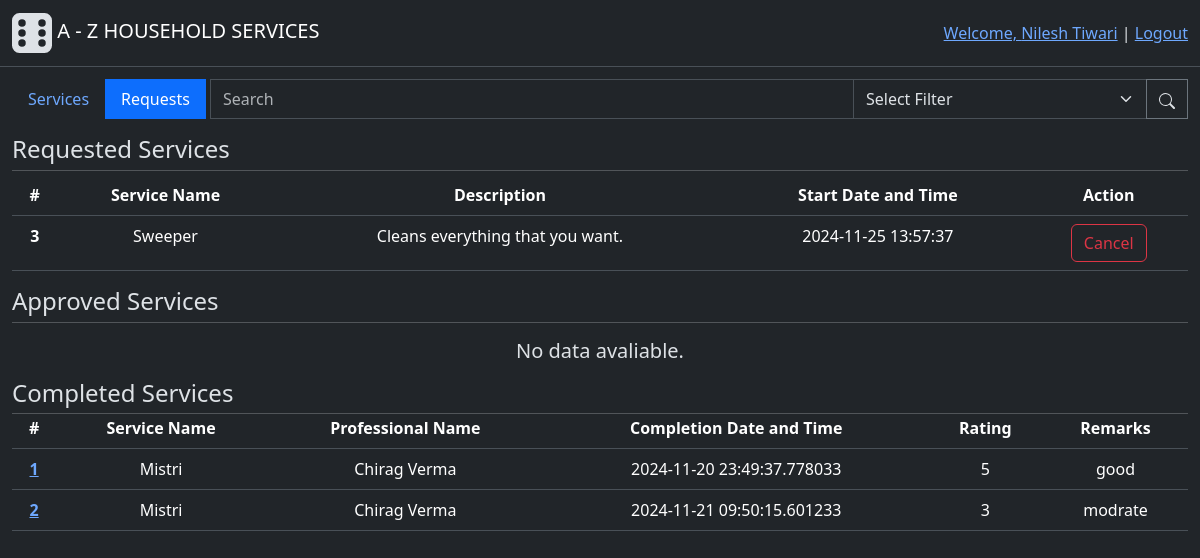
The page /user/requests (signed in) on the database as committed earlier.
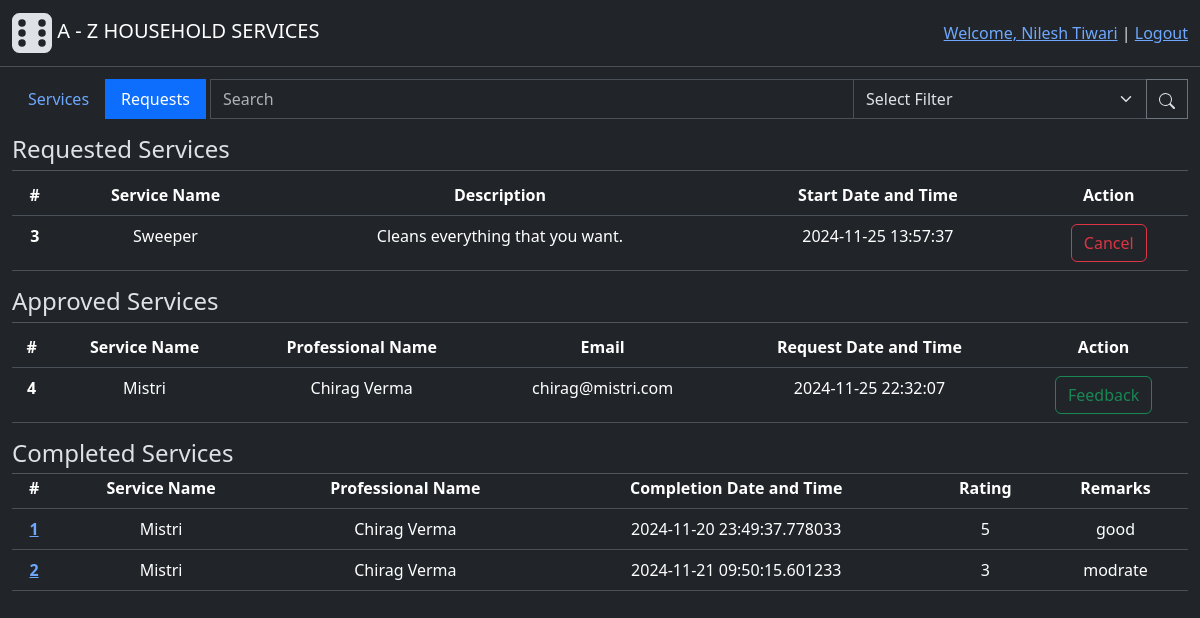
The same page on the database as committed later.
### backend/modals.py (models this page shows, shortened)
class ServiceRequest(db.Model):
    id = db.Column(db.Integer(), primary_key=True)
    service_id = db.Column(db.Integer(), db.ForeignKey("service.id"), nullable=False) # Foreign Key - Service table
    customer_id = db.Column(db.Integer(), db.ForeignKey("user.id"), nullable=False) #Foreign key - from User(Customer) table
    professional_id = db.Column(db.Integer(), db.ForeignKey("professional.id")) # Foreign Key - Professional table, One professional for one job
    start_date = db.Column(db.DateTime(), nullable=False, default=datetime.now().replace(microsecond=0)) # datetime.now():get current time
    end_date = db.Column(db.DateTime())
    status = db.Column(db.Integer(), nullable=False, default=0) # 0-requested, 1-accepted, 2-completed at users-end, 3-completed at professionals-end
    rating = db.Column(db.Integer()) # Mandatory to give ratings for closing the job
    remarks = db.Column(db.String(500))
    professional = db.relationship("Professional", backref="service_requests", lazy=True)
    def get_professional(self):
        professional = self.professional
        if professional:
            return professional.user.name
        else:
            return "Unassigned"

class Service(db.Model):
    id = db.Column(db.Integer(), primary_key=True)
    name = db.Column(db.String(30),unique=True, nullable=False)
    desc = db.Column(db.String(500), nullable=False)
    time_required = db.Column(db.Integer(), nullable=False) # Time required (in Hrs)
    price = db.Column(db.Float(), nullable=False)
    status = db.Column(db.Integer(), nullable=False, default=1) # 0-inactive, 1-active
    service_requests = db.relationship("ServiceRequest", cascade="all, delete", backref="services", lazy=True) # For accessing all the service requests having common service

class User(db.Model, UserMixin):
    id = db.Column(db.Integer(), primary_key=True)
    email = db.Column(db.String(60), unique=True, nullable=False)
    password = db.Column(db.String(), nullable=False)
    role = db.Column(db.Integer(), nullable=False, default=1) # 0-Admin, 1-Customer, 2-Professional
    name = db.Column(db.String(30), nullable=False)
    address = db.Column(db.String(100), nullable=False)
    pincode = db.Column(db.Integer(), nullable=False)
    status = db.Column(db.Integer(), nullable=False, default=1) # 0-inactive, 1-active
    rating = db.Column(db.Integer(), default=0)
    service_requests = db.relationship("ServiceRequest", cascade="all, delete", backref="customer", lazy=True) # For accessing all the service requests created by a user(customer)
    professional_info = db.relationship("Professional", cascade="all, delete", backref="user", uselist=False) # one to one relation for accessing futher professional info
    def capitalised_name(self):
        return self.name.title()

### backend/controllers.py (the view)
@app.route("/user/requests", methods=["GET", "POST"])
def user_requests_tab():
    button_state = request.args.get("button_state", 0, type=int) # Accessing data, sent to us, using url_for function, default=0
    service_requests = ServiceRequest.query.filter(ServiceRequest.customer_id==current_user.id, ServiceRequest.status==0).all()
    approved_service_requests = ServiceRequest.query.filter(ServiceRequest.customer_id==current_user.id, ServiceRequest.status==1).all()
    completed_service_requests = ServiceRequest.query.filter(ServiceRequest.customer_id==current_user.id, or_(ServiceRequest.status==2, ServiceRequest.status==3)).all()
    return render_template("user_requests_tab.html", service_requests=service_requests, button_state=button_state, approved_service_requests=approved_service_requests, completed_service_requests=completed_service_requests)

### app.py (called while the page is built)
def setup_app(): #Initializations
    app = Flask(__name__)
    app.config["SQLALCHEMY_DATABASE_URI"] = "sqlite:///household_services.sqlite3" # Database file name
    app.config["SECRET_KEY"] = "123456"
    db.init_app(app) # Connecting database to flask app
    app.app_context().push() #Direct access to other modules
    login_manager = LoginManager(app) # For manageing user sessions
    login_manager.login_view = "login_page" # Redirect to "login_page" route funtion if some try to access restricted route
    login_manager.login_message_category = "info"
    @login_manager.user_loader
    def load_user(user_id):
        return User.query.get(int(user_id))
    app.debug=True

### templates/user_requests_tab.html
{% extends "user_dashboard.html" %}
{% block subcontent %}
    {% include "includes/user_requested_services.html" %}
    {% include "includes/user_approved_services.html" %}
    {% include "includes/user_completed_services.html" %}
{% endblock %}

### templates/includes/user_requested_services.html
<h4 style="margin-bottom: -10px;" class="h4 text-start mt-3">Requested Services</h4>
<hr style="margin-bottom:  0;" class="divider">
{% if service_requests %}
    <table class="table mt-1">
        <thead>
        <tr>
            <th scope="col">#</th>
            <th scope="col">Service Name</th>
            <th scope="col">Description</th>
            <th scope="col">Start Date and Time</th>
            <th scope="col">Action</th>
        </tr>
        </thead>
        <tbody>
            {% for service_request in service_requests %}
                <tr>
                    <th scope="row">{{service_request.id}}</th>
                    <td>{{service_request.services.name}}</td>
                    <td>{{service_request.services.desc}}</td>
                    <td>{{service_request.start_date}}</td>
                    <td>
                        <form action="{{ url_for('cancel_request', request_id=service_request.id)}}" method="POST">
                            <button type="submit" class="btn btn-outline-danger">Cancel</button>
                        </form>
                    </td>
                </tr>
            {% endfor %}
        </tbody>
    </table>
{% else %}
    <div class="h5 mt-3">No requests to show.</div>
{% endif %}

### templates/includes/user_approved_services.html
<h4 style="margin-bottom: -10px;" class="h4 text-start mt-3">Approved Services</h4>
<hr style="margin-bottom:  0;" class="divider">
{% if approved_service_requests %}
    <table class="table mt-1">
        <thead>
        <tr>
            <th scope="col">#</th>
            <th scope="col">Service Name</th>
            <th scope="col">Professional Name</th>
            <th scope="col">Email</th>
            <th scope="col">Request Date and Time</th>
            <th scope="col">Action</th>
        </tr>
        </thead>
        <tbody>
            {% for approved_service_request in approved_service_requests %}
                <tr>
                    <th scope="row">{{approved_service_request.id}}</th>
                    <td>{{approved_service_request.services.name}}</td>
                    <td>{{approved_service_request.get_professional()}}</td>
                    <td>{{approved_service_request.professional.user.email}}</td>
                    <td>{{approved_service_request.start_date}}</td>
                    <td>
                        <a href="{{ url_for('user_feedback_page', service_id=approved_service_request.id)}}"><button type="submit" class="btn btn-outline-success">Feedback</button></a>
                    </td>
                </tr>
            {% endfor %}
        </tbody>
    </table>
{% else %}
    <div class="h5 mt-3">No data avaliable.</div>
{% endif %}

### templates/includes/user_completed_services.html
<h4 style="margin-bottom: -10px;" class="h4 text-start mt-3">Completed Services</h4>
<hr style="margin-bottom:  -10px;" class="divider">
{% if completed_service_requests %}
    <table class="table mt-1">
        <thead>
        <tr>
            <th scope="col">#</th>
            <th scope="col">Service Name</th>
            <th scope="col">Professional Name</th>
            <th scope="col">Completion Date and Time</th>
            <th scope="col">Rating</th>
            <th scope="col">Remarks</th>
        </tr>
        </thead>
        <tbody>
            {% for completed_service_request in completed_service_requests %}
                <tr>
                    <th scope="row">
                        <a href="{{ url_for('service_request_info', id=completed_service_request.id)}}">
                            {{completed_service_request.id}}
                        </a>
                    </th>
                    <td>{{completed_service_request.services.name}}</td>
                    <td>{{completed_service_request.professional.user.name}}</td>
                    <td>{{completed_service_request.end_date}}</td>
                    <td>{{completed_service_request.rating}}</td>
                    <td>{{completed_service_request.remarks}}</td>
                </tr>
            {% endfor %}
        </tbody>
    </table>
{% else %}
    <div class="h5 mt-3">No data available.</div>
{% endif %}

Rows that differ between the two databases and show on the page:
added ServiceRequest: id "4", services.name "Mistri", get_professional "Chirag Verma", professional.user.email "chirag@mistri.com", start_date "2024-11-25 22:32:07", shown under "Approved Services"
Other text that changed with them:
text no longer shown: "No data avaliable."
text now shown: "# Service Name Professional Name Email Request Date and Time Action"
